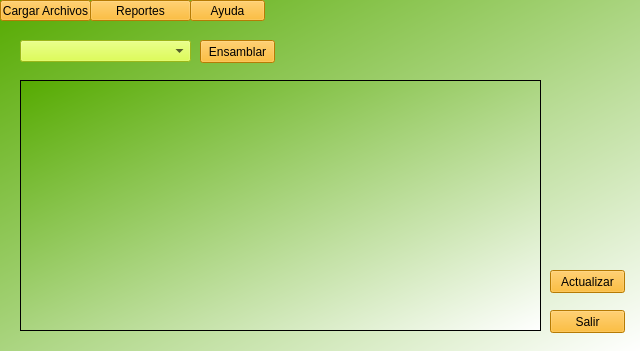
<?xml version="1.0" encoding="UTF-8"?>
<ui version="4.0">
 <class>MainWindow</class>
 <widget class="QMainWindow" name="MainWindow">
  <property name="geometry">
   <rect>
    <x>0</x>
    <y>0</y>
    <width>640</width>
    <height>351</height>
   </rect>
  </property>
  <property name="windowTitle">
   <string>Digital Intelligence, S. A.</string>
  </property>
  <property name="styleSheet">
   <string notr="true">background-color: qlineargradient(spread:pad, x1:0, y1:0, x2:1, y2:1, stop:0 rgba(85, 170, 0, 255), stop:1 rgba(255, 255, 255, 255));</string>
  </property>
  <widget class="QWidget" name="centralwidget">
   <widget class="QPushButton" name="botonCargar">
    <property name="geometry">
     <rect>
      <x>0</x>
      <y>0</y>
      <width>91</width>
      <height>21</height>
     </rect>
    </property>
    <property name="styleSheet">
     <string notr="true">background-color: rgb(255, 172, 6);</string>
    </property>
    <property name="text">
     <string>Cargar Archivos</string>
    </property>
   </widget>
   <widget class="QPushButton" name="botonRep">
    <property name="geometry">
     <rect>
      <x>90</x>
      <y>0</y>
      <width>101</width>
      <height>21</height>
     </rect>
    </property>
    <property name="styleSheet">
     <string notr="true">background-color: rgb(255, 172, 6);</string>
    </property>
    <property name="text">
     <string>Reportes</string>
    </property>
   </widget>
   <widget class="QPushButton" name="botonAyuda">
    <property name="geometry">
     <rect>
      <x>190</x>
      <y>0</y>
      <width>75</width>
      <height>21</height>
     </rect>
    </property>
    <property name="styleSheet">
     <string notr="true">background-color: rgb(255, 172, 6);</string>
    </property>
    <property name="text">
     <string>Ayuda</string>
    </property>
   </widget>
   <widget class="QPushButton" name="botonSalir">
    <property name="geometry">
     <rect>
      <x>550</x>
      <y>310</y>
      <width>75</width>
      <height>23</height>
     </rect>
    </property>
    <property name="styleSheet">
     <string notr="true">background-color: rgb(255, 172, 6);</string>
    </property>
    <property name="text">
     <string>Salir</string>
    </property>
   </widget>
   <widget class="QComboBox" name="cBoxProducto">
    <property name="geometry">
     <rect>
      <x>20</x>
      <y>40</y>
      <width>171</width>
      <height>22</height>
     </rect>
    </property>
    <property name="styleSheet">
     <string notr="true">background-color: rgb(215, 255, 37);</string>
    </property>
   </widget>
   <widget class="QTableWidget" name="tableWidget">
    <property name="geometry">
     <rect>
      <x>20</x>
      <y>80</y>
      <width>521</width>
      <height>251</height>
     </rect>
    </property>
    <property name="layoutDirection">
     <enum>Qt::LeftToRight</enum>
    </property>
   </widget>
   <widget class="QPushButton" name="botonEnsamblar">
    <property name="geometry">
     <rect>
      <x>200</x>
      <y>40</y>
      <width>75</width>
      <height>23</height>
     </rect>
    </property>
    <property name="styleSheet">
     <string notr="true">background-color: rgb(255, 172, 6);</string>
    </property>
    <property name="text">
     <string>Ensamblar</string>
    </property>
   </widget>
   <widget class="QPushButton" name="botonActualizar">
    <property name="geometry">
     <rect>
      <x>550</x>
      <y>270</y>
      <width>75</width>
      <height>23</height>
     </rect>
    </property>
    <property name="styleSheet">
     <string notr="true">background-color: rgb(255, 172, 6);</string>
    </property>
    <property name="text">
     <string>Actualizar</string>
    </property>
   </widget>
  </widget>
  <action name="actionfasd">
   <property name="text">
    <string>fasd</string>
   </property>
  </action>
 </widget>
 <resources/>
 <connections/>
</ui>
